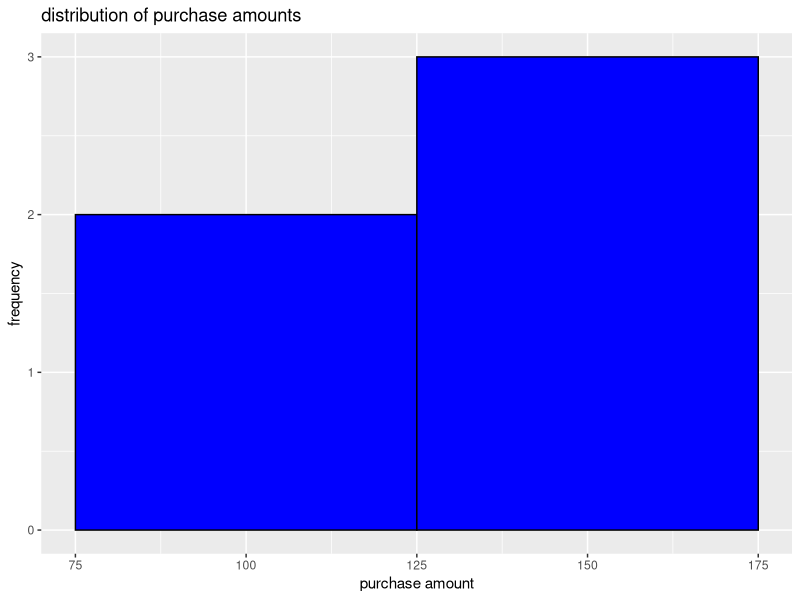

Here is the R script that generated this plot:
library(dplyr)
library(ggplot2)
purchase_data<-data.frame(
  CustomerId=c(101,102,103,104,105),
  PurchaseAmount=c(150,120,160,110,170)
)
mean_purchase<-mean(purchase_data$PurchaseAmount)
median_purchase<-median(purchase_data$PurchaseAmount)
standard_deviation<-sd(purchase_data$PurchaseAmount)
q1_purchase<-quantile(purchase_data$PurchaseAmount,probs=0.25)
q3_purchase<-quantile(purchase_data$PurchaseAmount,probs=0.75)
cat("mean:",mean_purchase)
cat("median",median_purchase)
cat("standard deviation:",standard_deviation)
cat("1st quantile:",q1_purchase)
cat("3rd quantile:",q3_purchase)
print(ggplot(purchase_data,aes(x=PurchaseAmount))+geom_histogram(binwidth=50,fill="blue",color="black")+labs(title="distribution of purchase amounts",x="purchase amount",y="frequency"))
